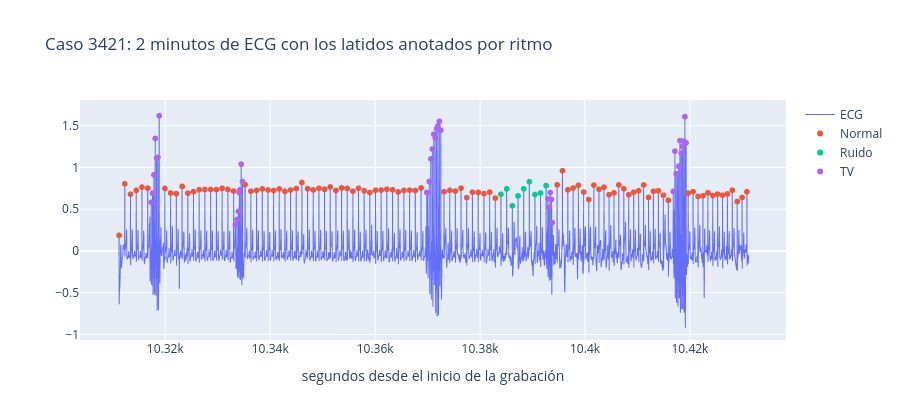

Source (notebook cell):
### Markdown cell above
**Interpretación.** El eje x son segundos desde el inicio de la grabación de VitalDB. Los picos anotados (triángulos rojos) caen sobre los picos R, así que la anotación está alineada con la señal en estos ejemplos.

- **Normal (caso 3188)**: latidos idénticos y regulares, cada unos 0.7 s (unos 87 lpm), cada uno con su onda P antes y su T después.
- **AFib (caso 2775)**: distancias irregulares sin patrón y línea de base temblorosa sin ondas P claras. Hay una espiga cerca del segundo 1609.9 que no está anotada como latido; podría ser un artefacto.
- **SVTA (caso 4845)**: complejos estrechos y rápidos (unos 0.5 a 0.6 s entre latidos), una pausa cerca del segundo 5917 y luego vuelve el ritmo rápido.
- **TV (caso 3421)**: tres latidos normales lentos, luego una **salva de unos 10 latidos anchos y rápidos** (unos 0.3 s entre ellos, unos 200 lpm) entre los segundos 10369.8 y 10372.5, es decir unos 2.7 s, y luego vuelve el ritmo normal.
- **Ectopia ventricular (caso 2836)**: **bigeminismo**: alterna un latido normal estrecho con uno ancho, grande y con una deflexión negativa profunda.
- **Ectopia auricular (caso 3134)**: la más sutil; algunos latidos llegan un poco antes (cerca de 3629.6 y 3631.7) con QRS estrecho normal.
- **Disfunción del nodo (caso 3948)**: ritmo lento con pausas de casi 2 s (entre 3964.5 y 3966.2, y entre 3970.4 y 3972.0).
- **WAP/MAT (caso 2103)**: irregular, pero a diferencia de la AFib **sí hay ondas P** antes de cada QRS, y cambian de forma.
- **Bloqueo AV (caso 2397)**: latidos con pausas largas e irregulares (por ejemplo, entre 1159.3 y 1162.0); en las pausas se ven pequeñas ondas sin QRS detrás.

La anchura del QRS y la onda P distinguen varios de estos ritmos a simple vista; por eso se agregaron características de morfología (sección 8.2).

## 6.8 Vista clínica

El mismo ECG se puede mostrar como lo vería un médico: sobre papel milimetrado a 25 mm/s y 10 mm/mV (cada cuadro grande son 0.2 s y 0.5 mV). Abajo, una vista interactiva de 2 minutos alrededor del ejemplo de TV, con los latidos anotados coloreados por ritmo (requiere `plotly`).

### Code cell
# Vista clínica: ECG sobre cuadrícula de papel milimetrado (25 mm/s y 10 mm/mV, el estándar de un electrocardiógrafo)
def dibujar_ecg_clinico(ax, cid, ini, dur=6, titulo=""):
    x, t = ventana_ecg(cid, ini, dur)
    if x is None:
        ax.axis("off"); return
    ax.plot(t - t[0], eu.filtrar_ecg(x), color="k", lw=0.9)
    # Cuadros grandes de 0.2 s x 0.5 mV (5 mm) y pequeños de 0.04 s x 0.1 mV (1 mm)
    ax.set_xticks(np.arange(0, dur + 1e-9, 0.2)); ax.set_xticks(np.arange(0, dur + 1e-9, 0.04), minor=True)
    y0, y1 = np.floor(eu.filtrar_ecg(x).min() * 2) / 2 - 0.5, np.ceil(eu.filtrar_ecg(x).max() * 2) / 2 + 0.5
    ax.set_yticks(np.arange(y0, y1 + 1e-9, 0.5)); ax.set_yticks(np.arange(y0, y1 + 1e-9, 0.1), minor=True)
    ax.grid(which="major", color="#f19a9a", lw=0.8); ax.grid(which="minor", color="#fbdcdc", lw=0.4)
    ax.set_xlim(0, dur); ax.set_ylim(y0, y1)
    ax.set_aspect(0.4)   # 1 mV (10 mm) ocupa lo mismo que 0.4 s (10 mm): proporción real del papel
    ax.tick_params(labelbottom=False, labelleft=False, length=0)
    ax.set_title(titulo, fontsize=9, loc="left")

fig, axs = plt.subplots(2, 1, figsize=(15, 6.5))
for ax, r in zip(axs, ["TV", "AFib"]):
    ej = ejemplo_por_ritmo(r)
    if ej:
        dibujar_ecg_clinico(ax, *ej, dur=6, titulo=f"{r} (caso {ej[0]}) - 25 mm/s, 10 mm/mV")
plt.tight_layout(); plt.savefig(FIGURAS / "eda_ecg_clinico.png"); plt.show()

# Vista interactiva de 2 minutos alrededor del ejemplo de TV (zoom y desplazamiento con el ratón)
try:
    import plotly.graph_objects as go
    cid, ini = ejemplo_por_ritmo("TV")
    x, t = ventana_ecg(cid, ini - 55, 120)
    g = ann[(ann.case_id == cid) & ann.time_second.between(t[0], t[-1])]
    figp = go.Figure(go.Scattergl(x=t, y=eu.filtrar_ecg(x), mode="lines", line=dict(width=1), name="ECG"))
    for r, gr in g.groupby("ritmo"):   # marcar cada latido anotado con el color de su ritmo
        figp.add_trace(go.Scattergl(x=gr.time_second, y=np.interp(gr.time_second, t, eu.filtrar_ecg(x)),
                                    mode="markers", marker=dict(size=6), name=r))
    figp.update_layout(title=f"Caso {cid}: 2 minutos de ECG con los latidos anotados por ritmo",
                       xaxis_title="segundos desde el inicio de la grabación", height=420)
    figp.show()
except ImportError:
    print("Para la vista interactiva instala plotly: pip install plotly")

### Figure 1 — Plotly figure (JSON) as saved in the notebook; plotly's stock layout.template omitted (floating-point values rounded to 4 significant figures; data arrays with more than 128 entries replaced by an {"elided": "..."} marker saying what was removed)
{"data": [{"line": {"width": 1}, "mode": "lines", "name": "ECG", "type": "scattergl", "x": {"elided": "60000 float values"}, "y": {"elided": "60000 float values"}}, {"marker": {"size": 6}, "mode": "markers", "name": "Normal", "type": "scattergl", "x": [10310.0, 10310.0, 10310.0, 10310.0, 10320.0, 10320.0, 10320.0, 10320.0, 10320.0, 10320.0, 10320.0, 10330.0, 10330.0, 10330.0, 10330.0, 10330.0, 10330.0, 10330.0, 10330.0, 10340.0, 10340.0, 10340.0, 10340.0, 10340.0, 10340.0, 10340.0, 10340.0, 10340.0, 10340.0, 10350.0, 10350.0, 10350.0, 10350.0, 10350.0, 10350.0, 10350.0, 10350.0, 10350.0, 10360.0, 10360.0, 10360.0, 10360.0, 10360.0, 10360.0, 10360.0, 10360.0, 10360.0, 10370.0, 10370.0, 10370.0, 10370.0, 10370.0, 10370.0, 10380.0, 10380.0, 10380.0, 10380.0, 10380.0, 10380.0, 10380.0, 10380.0, 10390.0, 10400.0, 10400.0, 10400.0, 10400.0, 10400.0, 10400.0, 10400.0, 10400.0, 10400.0, 10400.0, 10410.0, 10410.0, 10410.0, 10410.0, 10410.0, 10410.0, 10410.0, 10410.0, 10410.0, 10410.0, 10410.0, 10420.0, 10420.0, 10420.0, 10420.0, 10420.0, 10420.0, 10420.0, 10430.0, 10430.0, 10430.0, 10430.0, 10430.0, 10430.0, 10430.0], "y": [0.1865, 0.8044, 0.6798, 0.7252, 0.7645, 0.7524, 0.749, 0.694, 0.6863, 0.7731, 0.6915, 0.7106, 0.7343, 0.7361, 0.7362, 0.7346, 0.7497, 0.7368, 0.7176, 0.7944, 0.7158, 0.7259, 0.743, 0.7304, 0.7243, 0.7426, 0.7135, 0.7301, 0.7478, 0.8202, 0.7459, 0.7304, 0.7509, 0.739, 0.7665, 0.7243, 0.7545, 0.7488, 0.7162, 0.7512, 0.7209, 0.7, 0.7269, 0.7292, 0.7394, 0.7328, 0.7067, 0.7256, 0.7287, 0.7244, 0.7553, 0.7086, 0.7268, 0.7172, 0.7526, 0.6391, 0.7034, 0.701, 0.6868, 0.704, 0.6329, 0.7921, 0.9608, 0.732, 0.7537, 0.7865, 0.706, 0.6155, 0.7887, 0.7394, 0.7644, 0.6732, 0.6956, 0.7918, 0.7452, 0.6725, 0.7046, 0.7215, 0.7908, 0.641, 0.7157, 0.7202, 0.668, 0.607, 0.6922, 0.7092, 0.6527, 0.6604, 0.6981, 0.6643, 0.6808, 0.6678, 0.6826, 0.7276, 0.5921, 0.6404, 0.7089]}, {"marker": {"size": 6}, "mode": "markers", "name": "Ruido", "type": "scattergl", "x": [10380.0, 10390.0, 10390.0, 10390.0, 10390.0, 10390.0, 10390.0, 10390.0, 10390.0], "y": [0.6782, 0.7436, 0.54, 0.6595, 0.744, 0.8287, 0.6761, 0.6939, 0.783]}, {"marker": {"size": 6}, "mode": "markers", "name": "TV", "type": "scattergl", "x": [10320.0, 10320.0, 10320.0, 10320.0, 10320.0, 10320.0, 10320.0, 10330.0, 10330.0, 10330.0, 10330.0, 10330.0, 10330.0, 10330.0, 10370.0, 10370.0, 10370.0, 10370.0, 10370.0, 10370.0, 10370.0, 10370.0, 10370.0, 10370.0, 10370.0, 10390.0, 10390.0, 10390.0, 10390.0, 10390.0, 10420.0, 10420.0, 10420.0, 10420.0, 10420.0, 10420.0, 10420.0, 10420.0, 10420.0, 10420.0, 10420.0], "y": [0.5816, 0.6916, 0.9108, 1.348, 1.112, 1.121, 1.62, 0.3151, 0.3774, 0.4737, 0.6976, 0.731, 1.04, 0.8318, 0.7005, 0.6971, 0.8322, 1.102, 1.221, 1.398, 1.353, 1.464, 1.498, 1.553, 1.446, 0.6235, 0.5247, 0.6987, 0.6177, 0.3382, 0.713, 1.196, 0.9227, 0.9222, 1.013, 1.322, 1.17, 1.252, 1.316, 1.609, 1.295]}], "layout": {"height": 420, "title": {"text": "Caso 3421: 2 minutos de ECG con los latidos anotados por ritmo"}, "xaxis": {"title": {"text": "segundos desde el inicio de la grabación"}}}}
